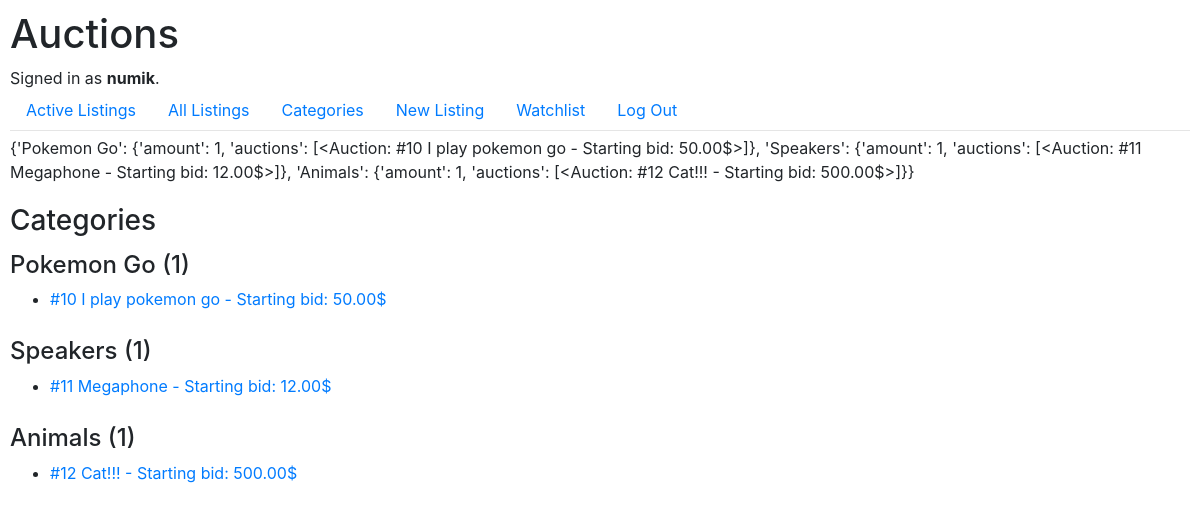
The app's page /categories/ (signed in) with its own data.
### auctions/models.py (models this page shows)
class User(AbstractUser):
    pass

class Auction(models.Model):
    title = models.CharField(max_length=64)
    description = models.TextField(max_length=256)
    image_url = models.CharField(max_length=256, blank=True, null=True)
    category = models.CharField(max_length=256)
    created_by = models.ForeignKey(
        User,
        on_delete=models.CASCADE,
        related_name="Auction"
    )
    created_at = models.DateTimeField(auto_now_add=True)
    views = models.IntegerField(default=0)
    is_active = models.BooleanField(default=True)
    end_time = models.DateTimeField()
    bid_count = models.IntegerField(default=0)
    starting_bid = models.DecimalField(max_digits=16, decimal_places=2, validators=[MinValueValidator(0)])
    current_bid = models.ForeignKey(
        "Bid",
        on_delete=models.SET_NULL,
        null=True,
        blank=True,
        related_name="auction_bids"
    )
    winner = models.ForeignKey(
        User,
        on_delete=models.SET_NULL,
        null=True,
        blank=True,
        related_name="winner"
    )
    def __str__(self):
        if self.current_bid is None:
            bid_status = f"Starting bid: {self.starting_bid:,}$"
        else:
            bid_status = f"Current bid: {self.current_bid.amount:,}$ by {self.current_bid.bidder}"
        return f"#{self.id:,} {self.title} - {bid_status}"

### auctions/views.py (the view)
# urls.py: path("categories/", views.categories, name="categories"),
def categories(request):
    active_auctions = Auction.objects.filter(is_active=True).order_by("-id")
    active_auctions = Auction.objects.filter()
    categories = {}
    for auction in active_auctions:
        category = auction.category.title()
        if category not in categories:
            categories[category] = {
                "amount": 1,
                "auctions": [auction]
            }
        else:
            categories[category]["amount"] += 1
            categories[category]["auctions"].append(auction)
    print(categories)
    return render(request, "auctions/categories.html", {
        "categories": categories,
    })

### auctions/templates/auctions/categories.html (shortened to what this page needs)
{% extends 'auctions/layout.html' %}
{% block body %}
{{ categories }}
<h3>Categories</h1>
{% for category, data in categories.items %}
<p>
    <h4>{{ category }} ({{ data.amount }})</h3>
    <ul>
        {% for auction in data.auctions %}
        <li><a href="{% url 'auctions:listing' auction.id %}">{{ auction }}</a></li>
        {% endfor %}
    </ul>
</p>
{% endfor %}
{% endblock body %}

### auctions/templates/auctions/layout.html (shortened to what this page needs)
{% load static %}
<!DOCTYPE html>
<html lang="en">
    <head>
        <link rel="stylesheet" href="https://stackpath.bootstrapcdn.com/bootstrap/4.4.1/css/bootstrap.min.css">
        <link href="{% static 'auctions/styles.css' %}" rel="stylesheet">
    </head>
    <body>
        <h1>Auctions</h1>
        <div>
            {% if user.is_authenticated %}
                Signed in as <strong>{{ user.username }}</strong>.
            {% else %}
                Not signed in.
            {% endif %}
        </div>
        <ul class="nav">
            <li class="nav-item">
                <a class="nav-link" href="{% url 'auctions:index' %}">Active Listings</a>
            </li>
            <li class="nav-item">
                <a class="nav-link" href="{% url 'auctions:all' %}">All Listings</a>
            </li>
            <li class="nav-item">
                <a class="nav-link" href="{% url 'auctions:categories' %}">Categories</a>
            </li>
            {% if user.is_authenticated %}
                <li class="nav-item">
                    <a class="nav-link" href="{% url 'auctions:new' %}">New Listing</a>
                </li>
                <li class="nav-item">
                    <a class="nav-link" href="{% url 'auctions:watchlist' %}">Watchlist</a>
                </li>
                <li class="nav-item">
                    <a class="nav-link" href="{% url 'auctions:logout' %}">Log Out</a>
                </li>
            {% endif %}
        </ul>
        <hr>
        {% block body %}
        {% endblock %}
    </body>
</html>

### auctions/static/auctions/styles.css (style rules this page uses)
body { margin: 0; padding: 10px; }
p { display: flex; justify-content: space-between; margin: 5px; }
hr { margin: 0 0 5px 0; padding: 0; }

### records on screen
User: username "numik"
Auction: current_bid+starting_bid+id "{'Pokemon Go': {'amount': 1, 'auctions': [<Auction: #10 I play pokemon go - Starting bid: 50.00$>]}, 'Speakers': {'amount': 1, 'auctions': [<Auction: #11 Megaphone - Starting bid: 12.00$>]}, 'Animals': {'amount': 1, 'auctions': [<Auction: #12 Cat!!! - Starting bid: 500.00$>]}}", current_bid+starting_bid+id "#10 I play pokemon go - Starting bid: 50.00$"
Auction: category "Speakers", amount "1", current_bid+starting_bid+id "#11 Megaphone - Starting bid: 12.00$"
Auction: category "Animals", amount "1", current_bid+starting_bid+id "#12 Cat!!! - Starting bid: 500.00$"

### other values on screen
{{ category }} "Pokemon Go"
{{ data.amount }} "1"
